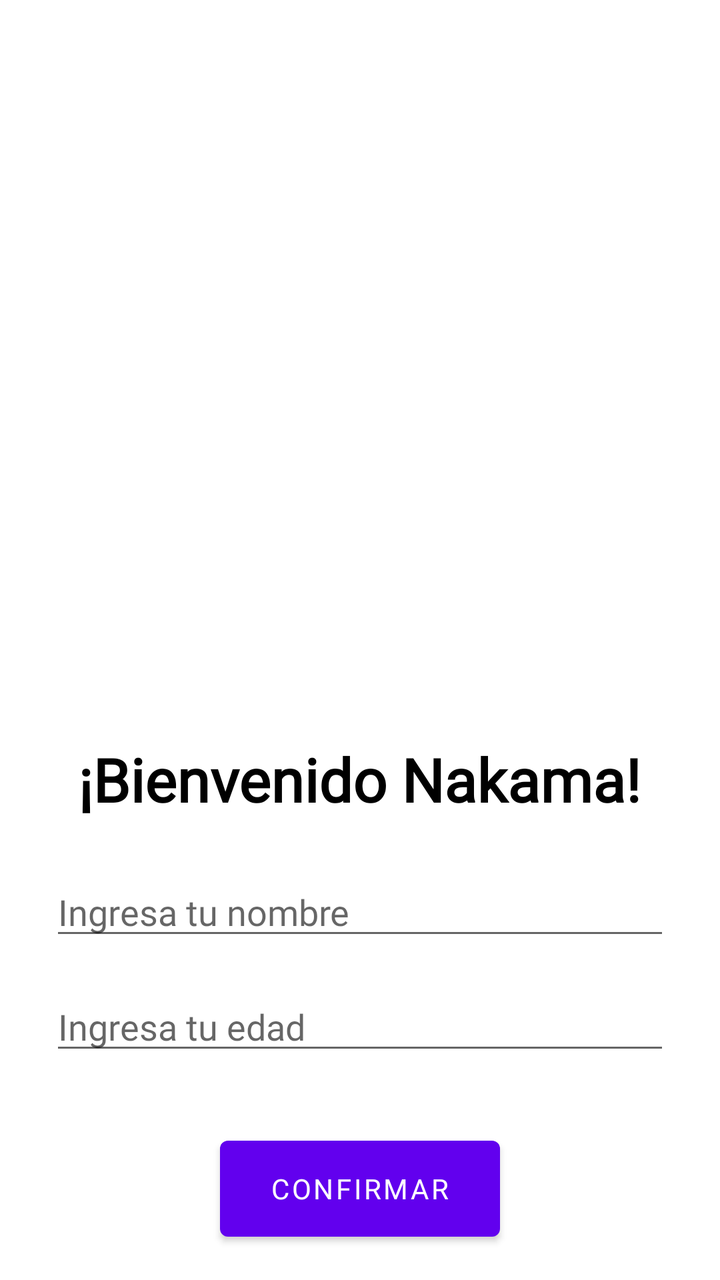
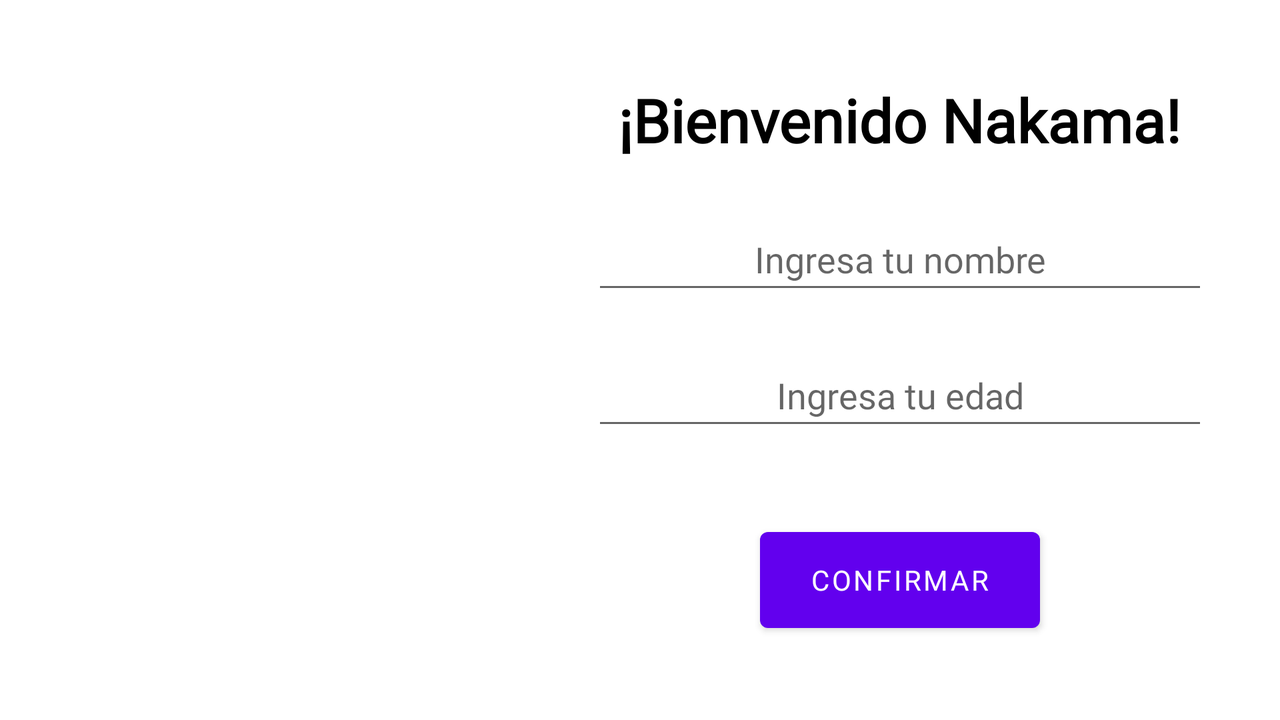

Compare how this app lays out the same screen by default and in its alternative resource folder. The renders come first, then the two layout files and the values they reference.
<!-- AndroidManifest.xml: application theme Theme.AnimaT -->
<!-- res/layout/activity_main.xml -->
<?xml version="1.0" encoding="utf-8"?>
<LinearLayout xmlns:android="http://schemas.android.com/apk/res/android"
    xmlns:app="http://schemas.android.com/apk/res-auto"
    xmlns:tools="http://schemas.android.com/tools"
    android:layout_width="match_parent"
    android:layout_height="match_parent"
    tools:context=".MainActivity"
    android:orientation="vertical"
    android:gravity="center">

    <ImageView
        android:id="@+id/ivWelcome"
        android:layout_width="310dp"
        android:layout_height="314dp"
        android:layout_marginBottom="40dp"
        tools:srcCompat= "@drawable/logo_gojo_round" />

    <TextView
        android:id="@+id/tvWelcome"
        android:fontFamily="@font/caviardreams_bold"
        android:textSize="30sp"
        android:layout_marginBottom="8dp"
        android:layout_width="wrap_content"
        android:text = "@string/bienvenido_nakama"
        android:textStyle="bold"
        android:textColor="@color/black"
        android:layout_height="wrap_content"/>

    <EditText
        android:id="@+id/etUserName"
        android:layout_width="310dp"
        android:layout_height="wrap_content"
        android:hint="@string/ingresa_tu_nombre"
        android:fontFamily="@font/caviardreams_bold"
        android:layout_marginBottom="16dp"
        android:layout_marginTop="16dp"/>

    <EditText
        android:id="@+id/etUserAge"
        android:layout_width="310dp"
        android:layout_height="wrap_content"
        android:hint="@string/ingresa_tu_edad"
        android:fontFamily="@font/caviardreams_bold"
        android:layout_marginBottom="16dp"/>

    <Button
        android:id="@+id/bnContinue"
        android:layout_width="140dp"
        android:layout_height="60dp"
        android:layout_marginTop="16dp"
        android:text="@string/confirmar"
        android:fontFamily="@font/caviardreams_bold"/>

</LinearLayout>
<!-- resources referenced by this layout -->
<resources>
  <string name="bienvenido_nakama">¡Bienvenido Nakama!</string>
  <string name="confirmar">Confirmar</string>
  <string name="ingresa_tu_edad">Ingresa tu edad</string>
  <string name="ingresa_tu_nombre">Ingresa tu nombre</string>
  <style name="Theme.AnimaT" parent="Theme.MaterialComponents.DayNight.DarkActionBar">
          
          <item name="colorPrimary">@color/purple_500</item>
          <item name="colorPrimaryVariant">@color/purple_700</item>
          <item name="colorOnPrimary">@color/white</item>
          
          <item name="colorSecondary">@color/teal_200</item>
          <item name="colorSecondaryVariant">@color/teal_700</item>
          <item name="colorOnSecondary">@color/black</item>
          
          <item name="android:statusBarColor">?attr/colorPrimaryVariant</item>
          
  
          <item name="android:actionMenuTextColor">@color/white</item>
  
      </style>
</resources>
<!-- res/layout-land/activity_main.xml (the repository's variant of the layout above) -->
<!-- drawn on the phone turned sideways -->
<?xml version="1.0" encoding="utf-8"?>
<LinearLayout xmlns:android="http://schemas.android.com/apk/res/android"
    xmlns:tools="http://schemas.android.com/tools"
    android:layout_width="match_parent"
    android:layout_height="match_parent"
    android:layout_gravity="center"
    android:gravity="center"
    android:orientation="horizontal"
    tools:context=".MainActivity">

    <ImageView
        android:id="@+id/ivWelcome"
        android:layout_width="260dp"
        android:layout_height="260dp"
        android:src="@drawable/logo_gojo_round" />

    <LinearLayout
        android:layout_width="wrap_content"
        android:layout_height="wrap_content"
        android:layout_marginHorizontal="40dp"
        android:gravity="center"
        android:orientation="vertical">

        <TextView
            android:id="@+id/tvWelcome"
            android:layout_width="wrap_content"
            android:layout_height="wrap_content"
            android:layout_marginBottom="8dp"
            android:fontFamily="@font/caviardreams_bold"
            android:text="@string/bienvenido_nakama"
            android:textColor="@color/black"
            android:textSize="30sp"
            android:textStyle="bold" />

        <EditText
            android:id="@+id/etUserName"
            android:layout_width="310dp"
            android:layout_height="48dp"
            android:layout_marginTop="16dp"
            android:layout_marginBottom="20dp"
            android:fontFamily="@font/caviardreams_bold"
            android:hint="@string/ingresa_tu_nombre"
            android:inputType="text"
            android:textAlignment="center" />

        <EditText
            android:id="@+id/etUserAge"
            android:layout_width="310dp"
            android:layout_height="48dp"
            android:layout_marginBottom="20dp"
            android:fontFamily="@font/caviardreams_bold"
            android:hint="@string/ingresa_tu_edad"
            android:inputType="number"
            android:textAlignment="center" />

        <Button
            android:id="@+id/bnContinue"
            android:layout_width="140dp"
            android:layout_height="60dp"
            android:layout_marginTop="20dp"
            android:fontFamily="@font/caviardreams_bold"
            android:text="@string/confirmar" />

    </LinearLayout>

</LinearLayout>
